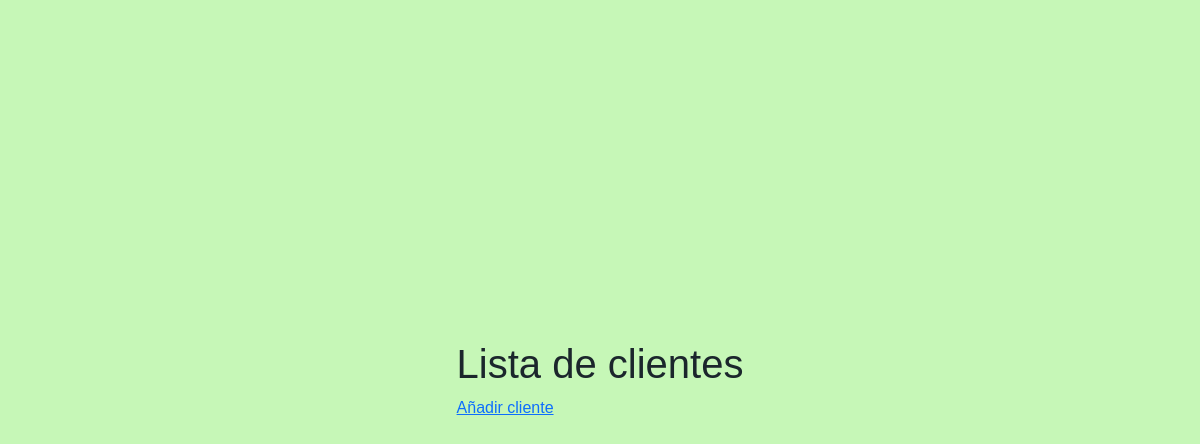
The page /Clientes/ on the database as committed earlier.
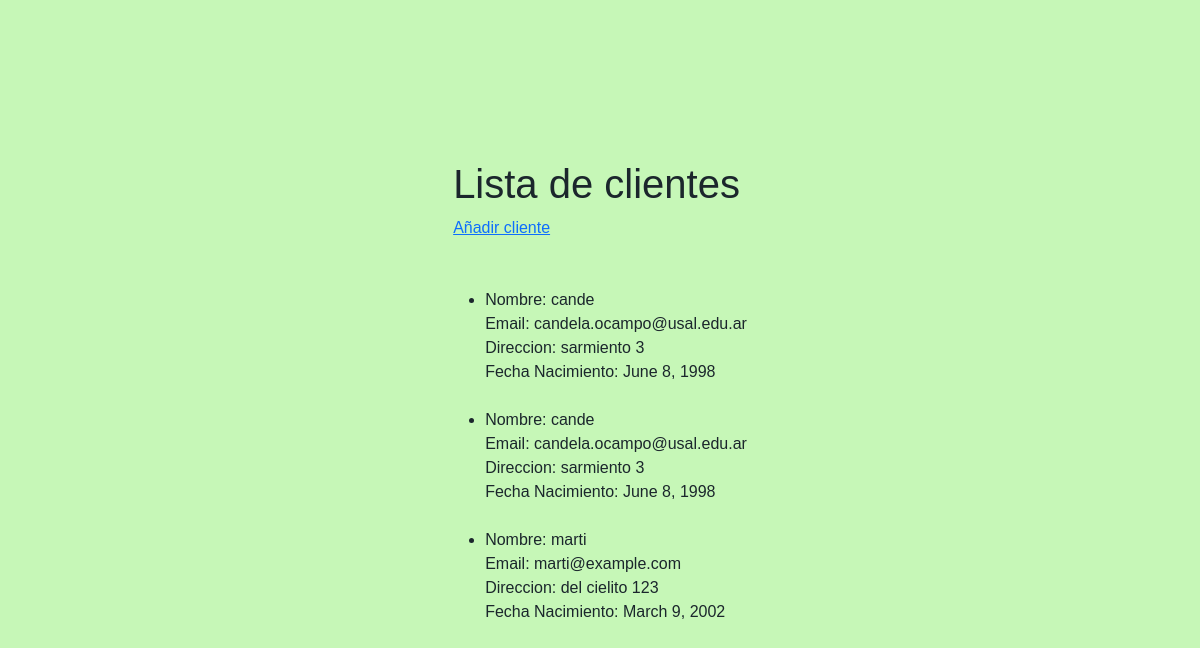
The same page on the database as committed later.
### clientes/models.py (models this page shows, shortened)
class Clientes(models.Model):
    nombre = models.CharField(max_length=256)
    email = models.EmailField()
    direccion = models.CharField(max_length=256)
    fecha_nacimiento= models.DateField()

### clientes/views.py (the view)
# urls.py: path('Clientes/', listar_clientes, name='clientes'),
def listar_clientes(request):
    contexto = {
        'clientes' : Clientes.objects.all()
    }
    return render(
        request = request ,
        template_name = 'clientes/listar_clientes.html' ,
        context = contexto,
    )

### clientes/Templates/clientes/listar_clientes.html (shortened to what this page needs)
{% extends "clientes/inicio.html" %}
{% block contenido %}
<section>
    <div>
        <h1>Lista de clientes</h1>
        <a href="{% url "crear_clientes" %}">Añadir cliente</a>
        <br></br>
        <ul>
            {% for cliente in clientes %}<br>
            <li>Nombre: {{cliente.nombre}}<br>
                Email: {{cliente.email}}<br>
                Direccion: {{cliente.direccion}}<br>
                Fecha Nacimiento: {{cliente.fecha_nacimiento}}<br>
            </li>
            {% endfor %}
        </ul>
    </div>
</section>
{% endblock contenido %}

### clientes/Templates/clientes/inicio.html (shortened to what this page needs)
{% load static %}
<html lang="en">
<head>
    <link href="https://cdn.jsdelivr.net/npm/bootstrap@5.3.0-alpha1/dist/css/bootstrap.min.css" rel="stylesheet">
    <link href="https://cdn.jsdelivr.net/npm/bootstrap@5.3.0-alpha1/dist/js/bootstrap.bundle.min.js" rel="stylesheet">
    <link href="{% static 'css/login.css' %}" rel=stylesheet />
</head>
<body>
    <div id="contenedor">
        {% block contenido %}{% endblock contenido %}
    </div>
</body>
</html>

### static/css/login.css (style rules this page uses)
body { font-family: 'Overpass', sans-serif; font-weight: normal; font-size: 100%; color: #1b262c; margin: 0; background-color: #c6f7b7; }
#contenedor { display: flex; align-items: center; justify-content: center; margin: 0; padding: 0; min-width: 100vw; min-height: 100vh; width: 100%; height: 100%; }

Rows that differ between the two databases and show on the page:
added Clientes: nombre "cande", email "candela.ocampo@usal.edu.ar", direccion "sarmiento 3", fecha_nacimiento "June 8, 1998"
added Clientes: nombre "cande", email "candela.ocampo@usal.edu.ar", direccion "sarmiento 3", fecha_nacimiento "June 8, 1998"
added Clientes: nombre "marti", email "marti@example.com", direccion "del cielito 123", fecha_nacimiento "March 9, 2002"
